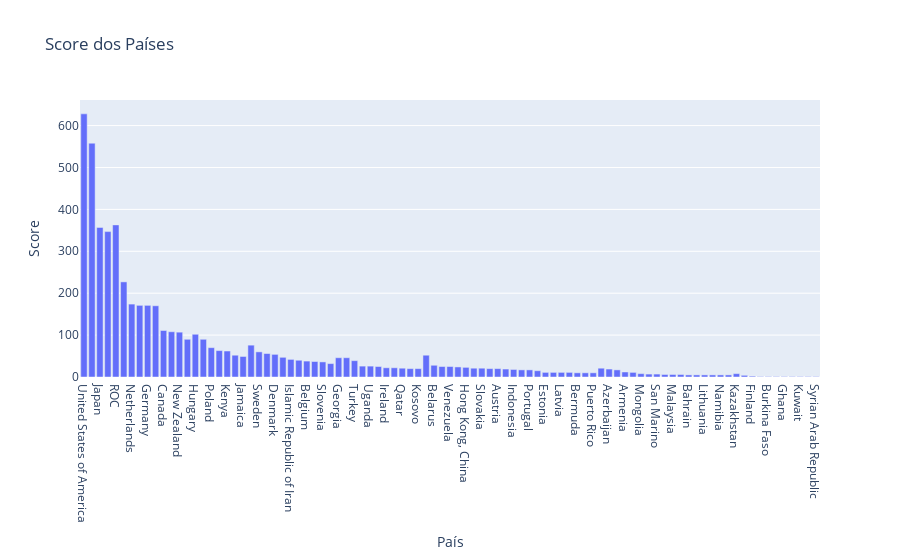

The cell this chart's notebook holds for it:
### Code cell
fig = go.Figure()
fig.add_trace(go.Bar(x=df['Team/NOC'],y=df['Score']))
fig.update_layout(title='Score dos Países',xaxis_title='País',yaxis_title='Score')
fig.show()

### Figure 1 — Plotly figure (JSON) as saved in the notebook; plotly's stock layout.template omitted (floating-point values rounded to 4 significant figures)
{"data": [{"type": "bar", "x": ["United States of America", "People's Republic of China", "Japan", "Great Britain", "ROC", "Australia", "Netherlands", "France", "Germany", "Italy", "Canada", "Brazil", "New Zealand", "Cuba", "Hungary", "Republic of Korea", "Poland", "Czech Republic", "Kenya", "Norway", "Jamaica", "Spain", "Sweden", "Switzerland", "Denmark", "Croatia", "Islamic Republic of Iran", "Serbia", "Belgium", "Bulgaria", "Slovenia", "Uzbekistan", "Georgia", "Chinese Taipei", "Turkey", "Greece", "Uganda", "Ecuador", "Ireland", "Israel", "Qatar", "Bahamas", "Kosovo", "Ukraine", "Belarus", "Romania", "Venezuela", "India", "Hong Kong, China", "Philippines", "Slovakia", "South Africa", "Austria", "Egypt", "Indonesia", "Ethiopia", "Portugal", "Tunisia", "Estonia", "Fiji", "Latvia", "Thailand", "Bermuda", "Morocco", "Puerto Rico", "Colombia", "Azerbaijan", "Dominican Republic", "Armenia", "Kyrgyzstan", "Mongolia", "Argentina", "San Marino", "Jordan", "Malaysia", "Nigeria", "Bahrain", "Saudi Arabia", "Lithuania", "North Macedonia", "Namibia", "Turkmenistan", "Kazakhstan", "Mexico", "Finland", "Botswana", "Burkina Faso", "Côte d'Ivoire", "Ghana", "Grenada", "Kuwait", "Republic of Moldova", "Syrian Arab Republic"], "y": [628, 558, 357, 347, 363, 227, 174, 171, 171, 170, 111, 108, 107, 90, 102, 90, 70, 63, 62, 52, 49, 76, 60, 56, 54, 47, 42, 40, 38, 37, 36, 32, 46, 46, 39, 26, 26, 25, 22, 22, 21, 20, 20, 52, 28, 25, 25, 24, 23, 21, 21, 20, 20, 19, 18, 17, 17, 15, 11, 11, 11, 11, 10, 10, 10, 21, 19, 17, 12, 11, 8, 7, 7, 6, 6, 6, 5, 5, 5, 5, 5, 5, 8, 4, 2, 1, 1, 1, 1, 1, 1, 1, 1]}], "layout": {"title": {"text": "Score dos Países"}, "xaxis": {"title": {"text": "País"}}, "yaxis": {"title": {"text": "Score"}}}}
